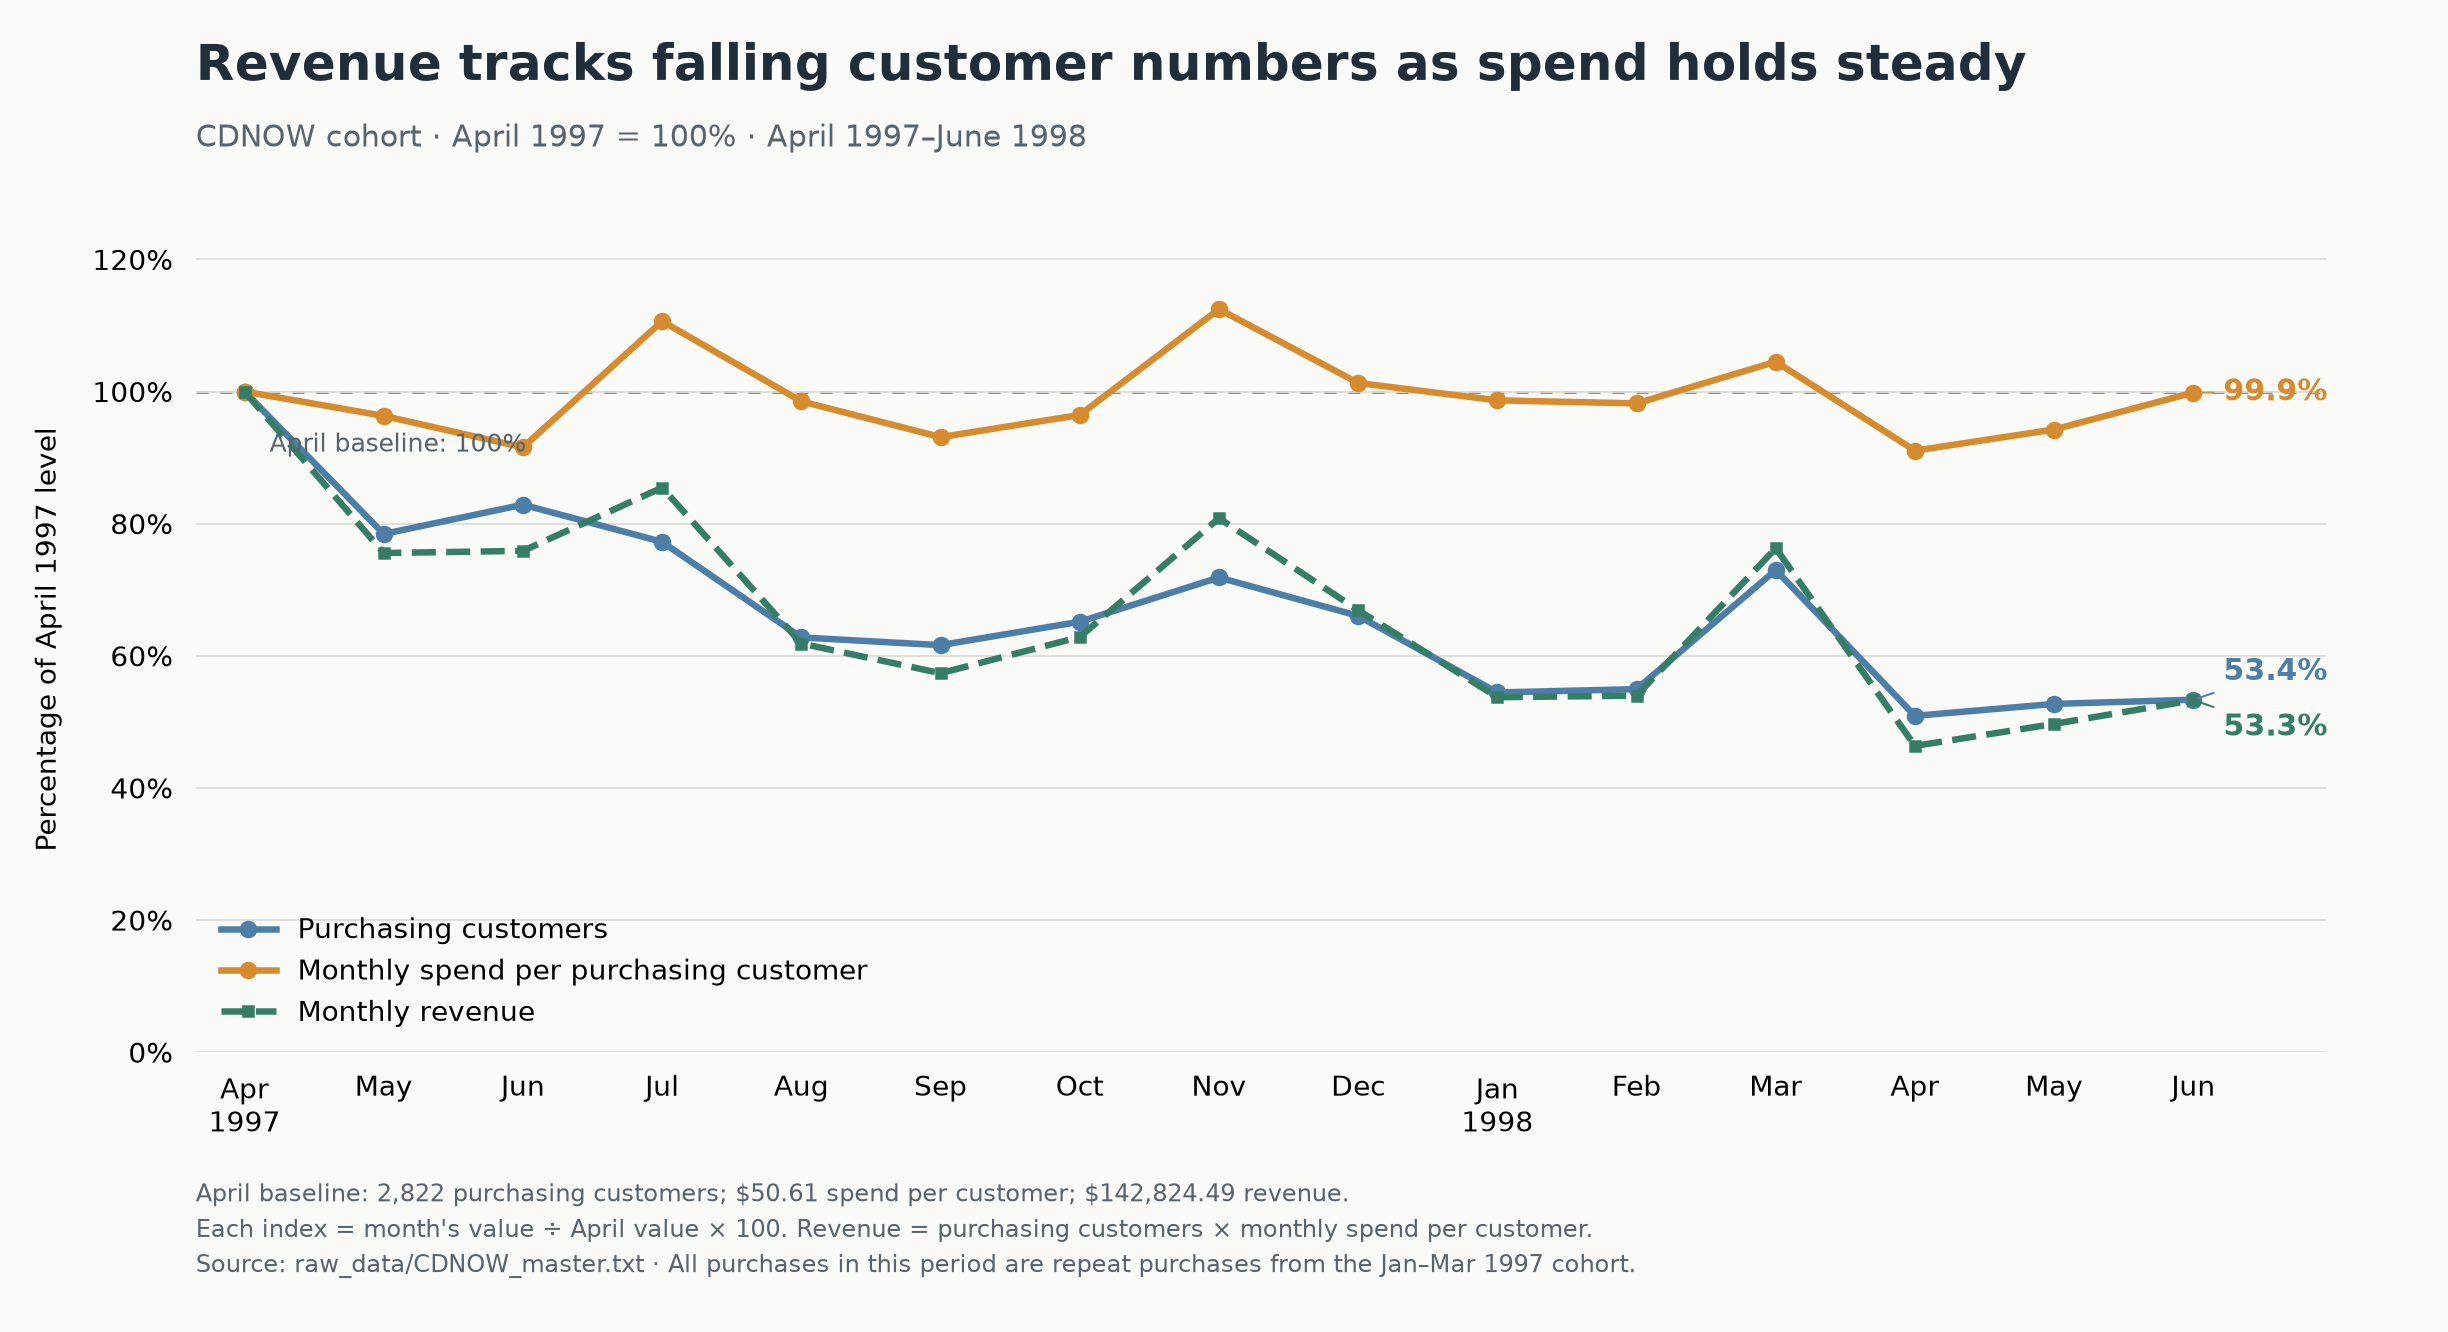

Generate this figure with Python:
"""Index customer counts, monthly spend and revenue to April 1997 = 100%."""
import csv
from datetime import datetime
from decimal import Decimal
from pathlib import Path

import matplotlib
matplotlib.use("Agg")
import matplotlib.pyplot as plt
from matplotlib.ticker import PercentFormatter

BASE = Path(__file__).resolve().parent
with (BASE / "cdnow_monthly_customers_and_spend.csv").open() as source:
    rows = [r for r in csv.DictReader(source) if r["month"] >= "1997-04"]
assert len(rows) == 15 and rows[0]["month"] == "1997-04"
customers = [Decimal(r["purchasing_customers"]) for r in rows]
# Use revenue and customer counts to avoid rounding the intermediate average.
revenue = [Decimal(r["revenue_usd"]) for r in rows]
spend = [r / n for r, n in zip(revenue, customers)]
indices = [[float(value / series[0] * 100) for value in series] for series in (customers, spend, revenue)]
assert all(series[0] == 100 for series in indices)
assert all(abs(r - c * s / 100) < 1e-9 for c, s, r in zip(*indices))
stem = Path(__file__).stem
with (BASE / (stem + ".csv")).open("w", newline="") as out:
    writer = csv.writer(out)
    writer.writerow(["month", "purchasing_customers_index_apr1997_100", "monthly_spend_per_customer_index_apr1997_100", "monthly_revenue_index_apr1997_100"])
    for i, row in enumerate(rows):
        writer.writerow([row["month"], *[f"{series[i]:.4f}" for series in indices]])

plt.rcParams.update({"font.family": "DejaVu Sans", "font.size": 11, "text.parse_math": False})
fig, ax = plt.subplots(figsize=(13.6, 7.4), facecolor="#FAFAF8")
ax.set_facecolor("#FAFAF8")
colors = ["#4D7EA8", "#D68B2E", "#367D67"]
labels = ["Purchasing customers", "Monthly spend per purchasing customer", "Monthly revenue"]
for j, (values, color, label) in enumerate(zip(indices, colors, labels)):
    ax.plot(range(len(rows)), values, color=color, linewidth=2.6, marker=("o", "o", "s")[j], markersize=(6, 6, 4)[j], linestyle=("-", "-", "--")[j], label=label)
    ax.annotate(f"{values[-1]:.1f}%", (len(rows)-1, values[-1]), xytext=(12, (11, 0, -11)[j]), textcoords="offset points", va="center", color=color, fontsize=12, weight="bold", arrowprops={"arrowstyle": "-", "color": color, "lw": .8})
ax.axhline(100, color="#8A8D89", linestyle=(0, (4, 4)), linewidth=1.2, zorder=0)
ax.annotate("April baseline: 100%", (0, 100), xytext=(10, -24), textcoords="offset points", fontsize=10, color="#57636D")
ticks = [datetime.strptime(r["month"], "%Y-%m") for r in rows]
ax.set_xticks(range(len(rows)), [d.strftime("%b\n%Y") if i == 0 or d.month == 1 else d.strftime("%b") for i, d in enumerate(ticks)])
ax.set_ylim(0, 125)
ax.set_yticks(range(0, 121, 20))
ax.yaxis.set_major_formatter(PercentFormatter(xmax=100, decimals=0))
ax.set_ylabel("Percentage of April 1997 level", labelpad=12)
ax.set_xlim(-.35, len(rows)-.05)
ax.grid(axis="y", color="#DDDDD8", linewidth=.7)
ax.set_axisbelow(True)
ax.spines[["top", "right", "left", "bottom"]].set_visible(False)
ax.tick_params(axis="both", length=0, pad=9)
ax.legend(loc="lower left", frameon=False)
fig.text(.08, .94, "Revenue tracks falling customer numbers as spend holds steady", fontsize=20, weight="bold", color="#202D3A")
fig.text(.08, .89, "CDNOW cohort · April 1997 = 100% · April 1997–June 1998", fontsize=12, color="#57636D")
fig.text(.08, .045, f"April baseline: 2,822 purchasing customers; ${float(spend[0]):.2f} spend per customer; ${float(revenue[0]):,.2f} revenue.\nEach index = month's value ÷ April value × 100. Revenue = purchasing customers × monthly spend per customer.\nSource: raw_data/CDNOW_master.txt · All purchases in this period are repeat purchases from the Jan–Mar 1997 cohort.", fontsize=9.5, color="#57636D", linespacing=1.5)
fig.subplots_adjust(left=.08, right=.95, top=.83, bottom=.21)
for extension in ("png", "svg"):
    fig.savefig(BASE / (stem + "." + extension), dpi=180, facecolor=fig.get_facecolor())
print(f"June 1998: customers {indices[0][-1]:.2f}%; monthly spend/customer {indices[1][-1]:.2f}%; revenue {indices[2][-1]:.2f}%")
